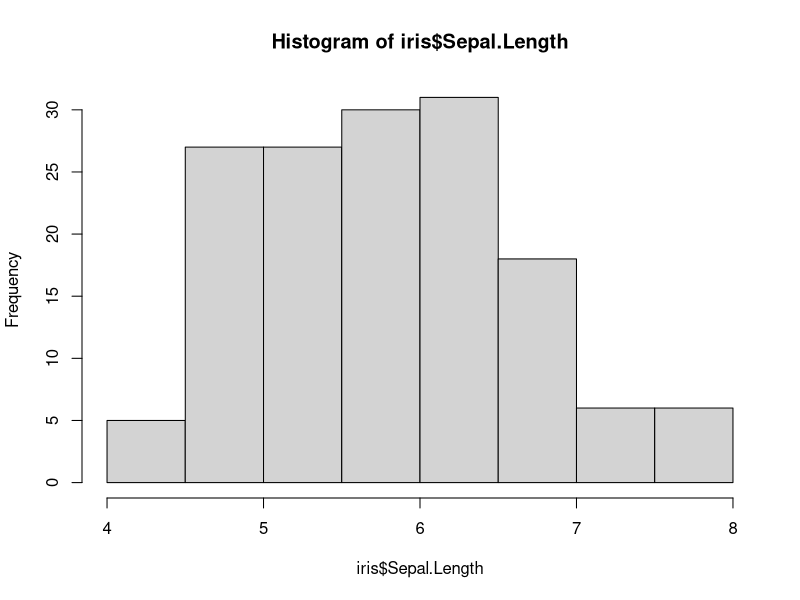
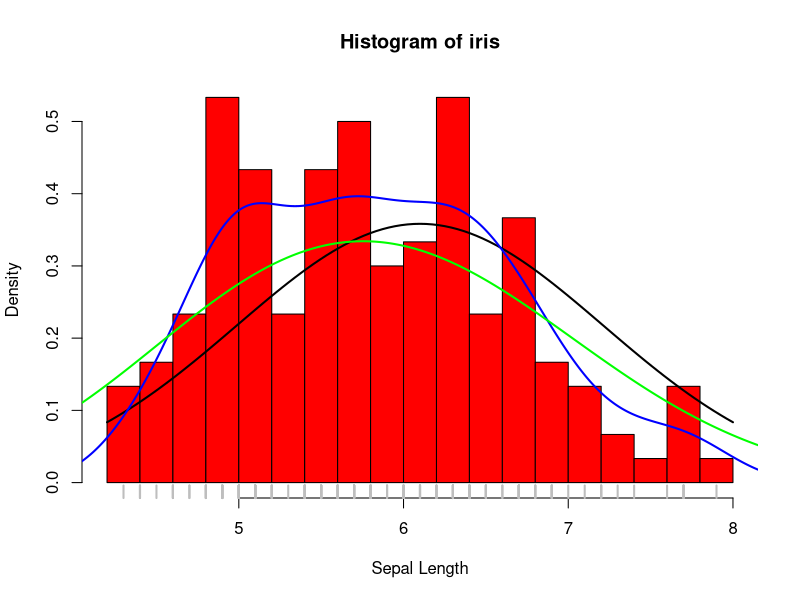

Reproduce these figures in R, in order.
# File: R_data_io_g.R
# Course: Ch3.R.Data.IO
# Section: basic graphics-overlaying plot
# Author: vvn weian chao, CoLLab cc, vvnchao@gmail.com
# Date: 2021-10-18

# INSTALL and LOAD PACKAGE
#install.packages("datasets")
library(datasets)
data()

# read data set "iris"
data(iris)
head(iris)

# Good to first check univariate distributions
hist(iris$Sepal.Length)

# plot with options
hist(iris$Sepal.Length
     , breaks = 14
     , freq = FALSE
     , col = "red"
     , main = "Histogram of iris"
     , xlab = "Sepal Length")

# add a normal distribution
x <- iris$Sepal.Length
curve(dnorm(x, mean = mean(x), sd = sd(x))
      , col = "black"
      , lwd = 2
      , add = TRUE)

# add two kernel density estimator
lines(density(x), col = "blue", lwd = 2)
# smooth curve, adjust
lines(density(x, adjust = 3), col = "green", lwd = 2)

# Add a rug plot
rug(iris$Sepal.Length, lwd = 2, col = "gray" )

# clear environment
rm(list = ls())
